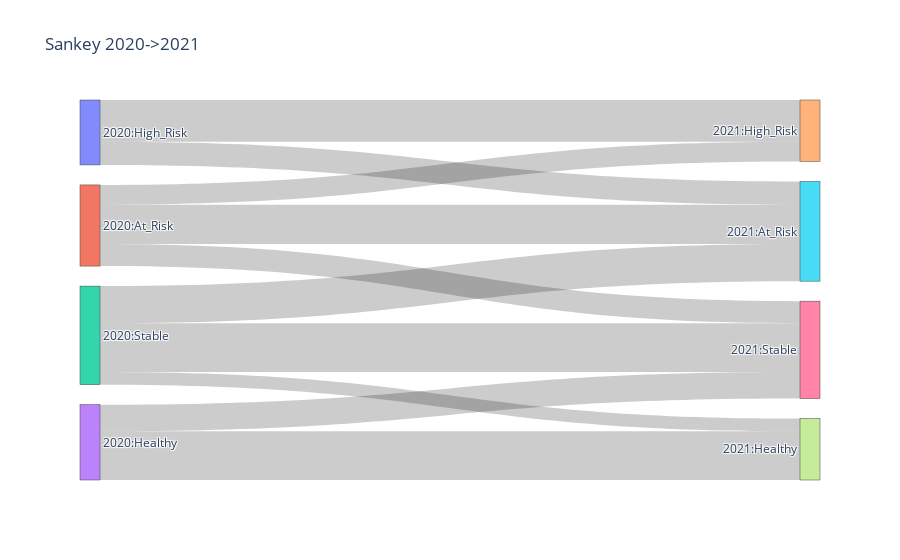

Notebook cell for this chart:
### Code cell
# chọn cặp năm đầu tiên có dữ liệu
sample_yearpair = trans["YearPair"].value_counts().index[0]
print("Sample yearpair:", sample_yearpair)

fig = sankey_yearpair(trans, sample_yearpair, industry=None, min_count=10)
fig.show()

### Figure 1 — Plotly figure (JSON) as saved in the notebook; plotly's stock layout.template omitted (floating-point values rounded to 4 significant figures)
{"data": [{"link": {"source": [1, 1, 1, 3, 3, 0, 0, 2, 2, 2], "target": [5, 4, 6, 7, 6, 5, 4, 5, 7, 6], "value": [34, 17, 19, 42, 23, 20, 36, 32, 11, 42]}, "node": {"label": ["2020:High_Risk", "2020:At_Risk", "2020:Stable", "2020:Healthy", "2021:High_Risk", "2021:At_Risk", "2021:Stable", "2021:Healthy"]}, "type": "sankey"}], "layout": {"font": {"size": 12}, "title": {"text": "Sankey 2020->2021"}}}
